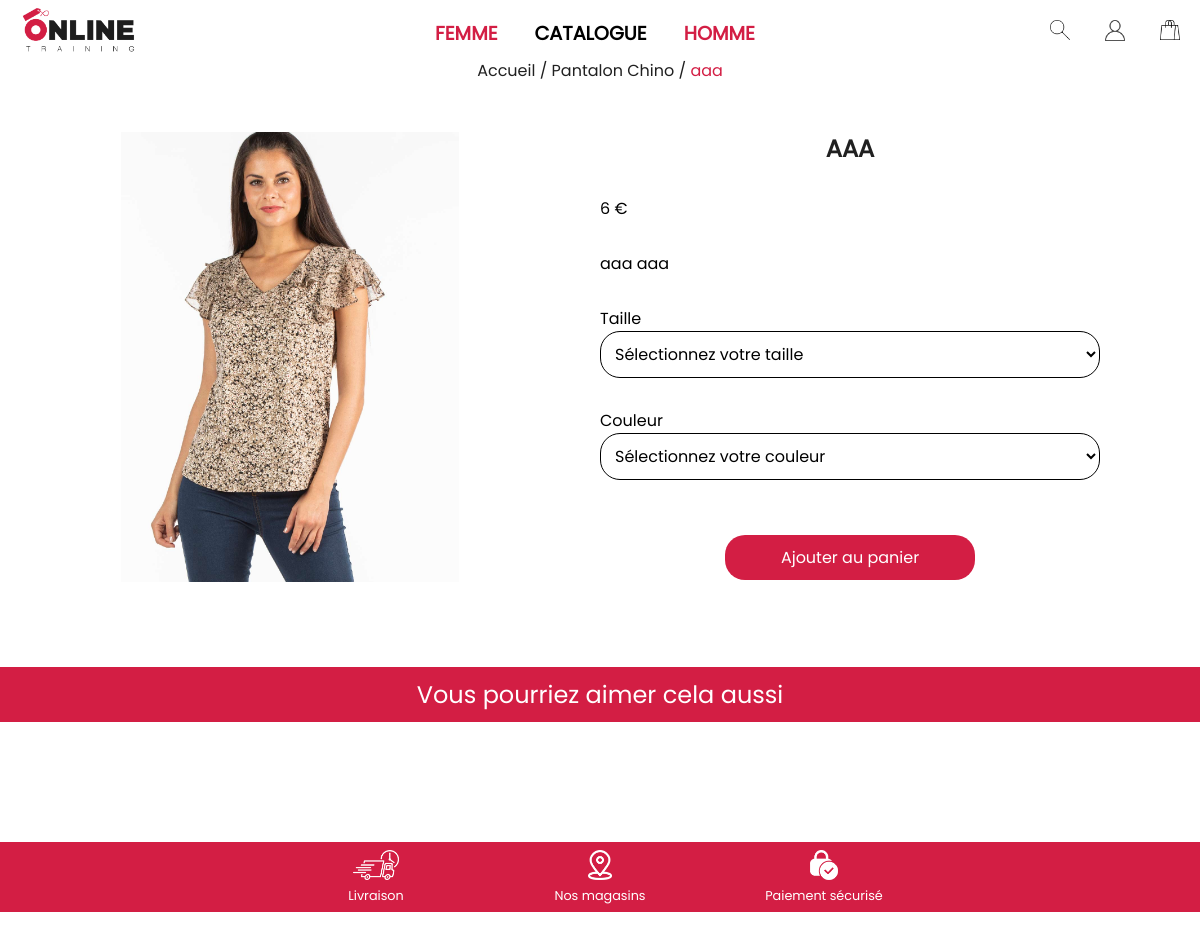
/produit.php?id=44, run on the app's committed database.
### tables this page shows
CREATE TABLE `produits` (
  `id` int NOT NULL,
  `image_produit` varchar(255) NOT NULL,
  `nom_produit` varchar(255) NOT NULL,
  `genre` varchar(255) NOT NULL,
  `reference` varchar(255) NOT NULL,
  `marque` varchar(255) NOT NULL,
  `categorie_id` int NOT NULL,
  `couleur` varchar(255) NOT NULL,
  `matiere` varchar(255) NOT NULL,
  `motif` varchar(255) NOT NULL,
  `description` varchar(1000) NOT NULL,
  `taille` varchar(255) NOT NULL,
  `quantite` int NOT NULL,
  `prix_ht` varchar(255) NOT NULL
);

CREATE TABLE `categories` (
  `id` int NOT NULL,
  `type` varchar(255) NOT NULL
);

### src/produit.php (the view, shortened to what this page needs)
<?php
require_once("connect.php");
if (isset($_GET["id"])) {
    $id_produit = $_GET["id"];
    try {
        $sql = "SELECT p.*, c.type AS categorie_type
                FROM produits p
                JOIN categories c ON p.categorie_id = c.id
                WHERE p.id = :id";
        $query = $db->prepare($sql);
        $query->bindValue(':id', $id_produit, PDO::PARAM_INT);
        $query->execute();
        $produit = $query->fetch(PDO::FETCH_ASSOC);
    } catch (PDOException $e) {
        echo "Error: " . $e->getMessage();
        exit();
    }
} else {
    header("Location: index.php");
    exit();
}
?>
<!DOCTYPE html>
<html lang="fr">
<head>
    <link rel="stylesheet" href="css/produits/responsive-produits.css">
    <link rel="stylesheet" href="css/produits/produits.css">
    <link rel="stylesheet" href="css/navBar.css">
    <link rel="stylesheet" href="css/footer.css">
    <link rel="stylesheet" href="css/fonts/fonts.css">
</head>
<body>
    <?php include_once("templates/header.php") ?>
    <main>
        <p class="chemin-produit">
            <a class="chemin-produit chemin-produit-hover" href="index.php">Accueil</a> /
            <a class="chemin-produit chemin-produit-hover"
                href="categories.php?categories_type=<?= urlencode($produit["categorie_type"]) ?>">
                <?= ($produit["categorie_type"]) ?>
            </a> /
            <span class="color-red-name-produit"><?= ($produit["nom_produit"]) ?></span>
        </p>
        <article class="container-produit">
            <figure>
                <img class="picture-produit" src="<?= ($produit["image_produit"]) ?>"
                    alt="<?= ($produit["nom_produit"]) ?>">
            </figure>
            <form class="container-information-produit" method="POST" action="ajouter_au_panier.php">
                <h1 class="h1-produit-name"><?= ($produit["nom_produit"]) ?></h1>
                <p class="prix"><?= ($produit["prix_ht"]) ?> €</p>
                <p class="text"><?= ($produit["description"]) ?></p>
                <div class="taille">
                    <p>Taille</p>
                    <select name="taille" id="taille" required>
                        <option value="">Sélectionnez votre taille</option>
                    </select>
                </div>
                <div class="couleur">
                    <p>Couleur</p>
                    <select name="couleur" id="couleur" required>
                        <option value="">Sélectionnez votre couleur</option>
                    </select>
                </div>
                <button id="add-to-cart" class="btn-produit" type="submit">Ajouter au panier</button>
            </form>
        </article>
    </main>
    <section class="section2">
        <h2 class="h2-section2-titre">Vous pourriez aimer cela aussi</h2>
    </section>
    <?php include_once("templates/footer.php") ?>
</body>
</html>

### src/css/produits/responsive-produits.css (style rules this page uses)
:root { --color-red: #D31E44; --color-black: #202020; --color-white: #ffffff; --color-grey: #afafaf; --font-Poppins: Poppins-Regular; }
*::before, *::after { box-sizing: border-box; }
* { margin: 0; padding: 0; font: inherit; }
body { min-height: 100vh; }
main { margin-top: 3%; }
.picture-produit { width: 500px; padding: 5%; display: flex; justify-content: center; margin: auto; order: 2; display: block; max-width: 500px; }
.color-red-name-produit { color: var(--color-red); }
.container-information-produit { width: 5px; margin: 0% 5% 0% 5%; display: flex; flex-direction: column; gap: 10px; }
.container-produit { display: flex; justify-content: center; margin: auto; flex-wrap: wrap; }
.chemin-produit { font-size: 1rem; margin: auto; margin-bottom: 2%; color: var(--color-black); font-family: var(--font-Poppins); margin-top: -50px; text-align: center; }
.h1-produit-name { font-size: 1.5rem; font-weight: bolder; text-align: center; color: var(--color-black); text-transform: uppercase; }
.prix { font-family: var(--font-Poppins); }
.taille, .couleur { display: flex; flex-direction: column; }
.taille p, .couleur p { font-family: var(--font-Poppins); }
.taille select, .couleur select { padding: 2%; border: 0.5px solid; border-radius: 20px; font-family: var(--font-Poppins); background: var(--color-white); }
.btn-produit { background: var(--color-red); border: none; color: var(--color-white); display: flex; margin: auto; padding: 2%; border-radius: 20px; width: 70%; margin: auto; display: flex; justify-content: center; margin-top: 5%; font-family: var(--font-Poppins); }
.text { text-align: justify; font-family: var(--font-Poppins); }
.section2 { margin-top: 5%; margin-bottom: 10%; }
.h2-section2-titre { text-align: center; background: var(--color-red); color: var(--color-white); display: flex; text-align: center; align-items: center; justify-content: center; padding: 10px; font-size: 1.5rem; font-family: var(--font-Poppins); }

### src/css/produits/produits.css (style rules this page uses)
:root { --color-red: #D31E44; --color-black: #202020; --color-white: #ffffff; }
@media (min-width: 200px) { .chemin-produit { margin-top: -25px; } }
@media (min-width: 200px) { .container-information-produit { display: flex; gap: 1%; margin-top: 2%; width: 80%; gap: 15px; } }
@media (min-width: 200px) { .picture-produit { width: 80%; } }
@media (min-width: 600px) { .container-information-produit { display: flex; gap: 1%; margin-top: 2%; width: 350px; } }
@media (min-width: 600px) { .btn-produit { width: 250px; } }
@media (min-width: 600px) { .chemin-produit { margin-top: -25px; } }
@media (min-width: 820px) { .container-information-produit { gap: 20px; width: 220px; } }
@media (min-width: 820px) { .picture-produit { width: 300px; height: 500px; object-fit: contain; } }
@media (min-width: 820px) { .btn-produit { width: 250px; } }
@media (min-width: 820px) { .chemin-produit { margin-top: -25px; } }
@media (min-width: 1000px) { .container-produit { margin: auto; } }
@media (min-width: 1000px) { .picture-produit { width: 500px; } }
@media (min-width: 1000px) { .container-information-produit { margin-top: 2%; gap: 30px; width: 500px; height: 80%; } }
@media (min-width: 1000px) { .text { text-justify: inter-word; } }
@media (min-width: 1000px) { .container-information-produit { gap: 40px; width: 300px; } }
@media (min-width: 1000px) { .btn-produit { width: 250px; } }
@media (min-width: 1000px) { .chemin-produit { margin-top: -25px; } }
@media (min-width: 1200px) { .container-produit { margin: auto; } }
@media (min-width: 1200px) { .picture-produit { width: 500px; } }
@media (min-width: 1200px) { .container-information-produit { margin-top: 2%; gap: 30px; height: 80%; width: 500px; } }
@media (min-width: 1200px) { .text { text-justify: inter-word; } }
@media (min-width: 1200px) { .btn-produit { width: 250px; } }
@media (min-width: 1200px) { .chemin-produit { margin-top: -45px; } }

### src/css/navBar.css (style rules this page uses)
:root { --color-red: #D31E44; --color-black: #202020; --color-white: #ffffff; --font-Poppins: Poppins-Regular; }
* { margin: 0; padding: 0; box-sizing: border-box; font-family: Poppins-Regular; }
a { text-decoration: none; }

### src/css/footer.css (style rules this page uses)
* { margin: 0; padding: 0; }

### data on the page
produits: categorie.type "Pantalon Chino", nom_produit "aaa", image_produit (picture), nom_produit "AAA", prix_ht "6", description "aaa aaa"
